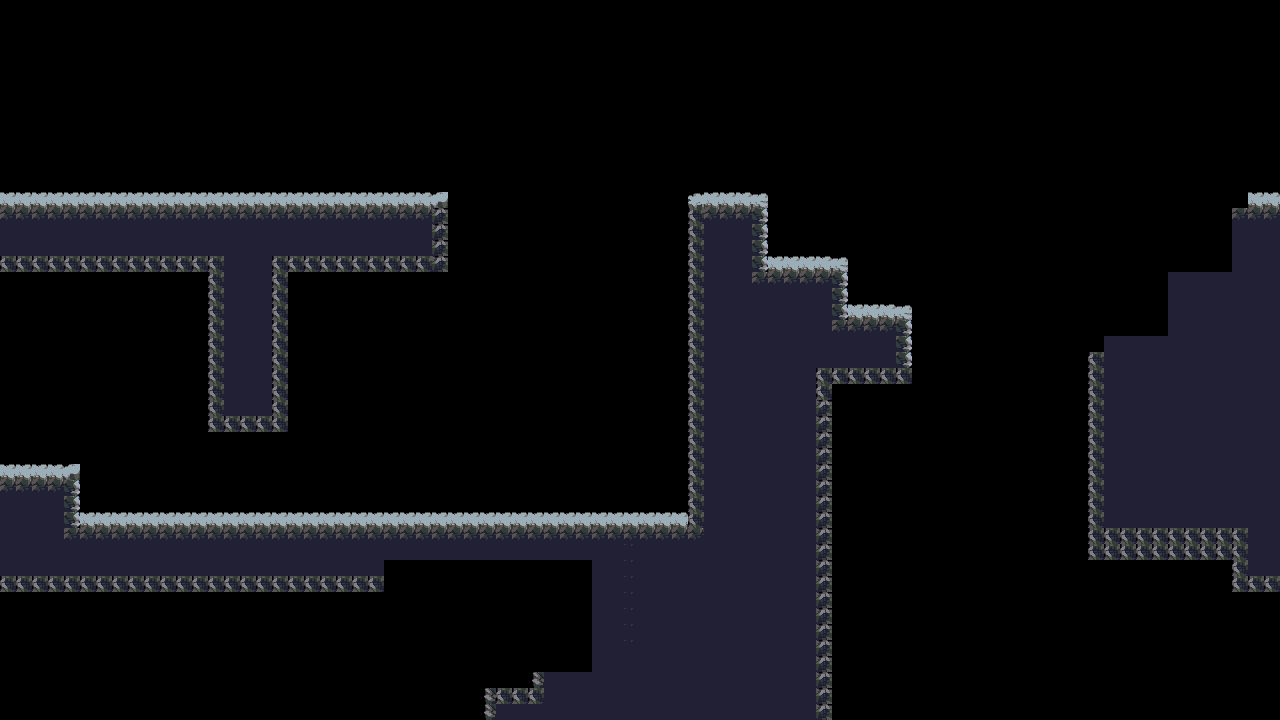

Tiled map render using the project's own tile images. Description and the map definition, with tile-layer contents summarised, below:
An orthogonal 80x45 tile map with 16x16 px tiles, 1 tile layer (platform).

<map version="1.0" tiledversion="1.0.1" orientation="orthogonal" renderorder="right-down" width="80" height="45" tilewidth="16" tileheight="16" nextobjectid="1">
 <tileset firstgid="1" name="cave_tiles_platform" tilewidth="16" tileheight="16" tilecount="825" columns="33">
  <image source="cave_tiles_platform.png" width="531" height="411" />
 </tileset>
 <layer name="platform" width="80" height="45">
  <data>[3600 cells, 984 non-empty, 35 distinct tile ids]</data>
 </layer>
</map>
